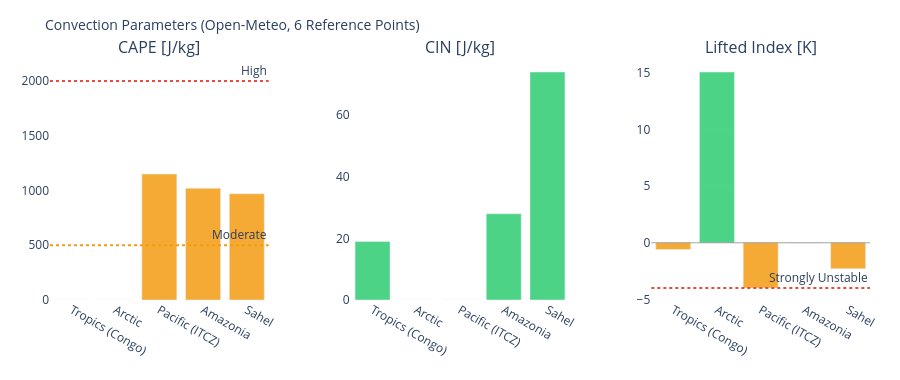

This figure's notebook cell:
### Markdown cell above
---
## 3. Visualizations

### Code cell
# ============================================================
# CAPE / CIN / LIFTED INDEX – Convection potential
# ============================================================

if not df_atm.empty:
    fig = make_subplots(
        rows=1, cols=3,
        subplot_titles=['CAPE [J/kg]', 'CIN [J/kg]', 'Lifted Index [K]'],
        horizontal_spacing=0.1
    )
    pts = df_atm['point'].tolist()
    pt_colors = ['#E85D24','#185FA5','#888780','#378ADD','#639922','#F2A623']

    # CAPE – höher = mehr Gewitterpotential
    cape_vals = df_atm['cape'].fillna(0).tolist()
    cape_colors = ['#e74c3c' if v > 2000 else '#f39c12' if v > 500 else '#2ecc71'
                   for v in cape_vals]
    fig.add_trace(go.Bar(x=pts, y=cape_vals, marker_color=cape_colors,
                         opacity=0.85, showlegend=False), row=1, col=1)
    fig.add_hline(y=2000, line_dash='dot', line_color='#e74c3c',
                  annotation_text='High', row=1, col=1)
    fig.add_hline(y=500,  line_dash='dot', line_color='#f39c12',
                  annotation_text='Moderate', row=1, col=1)

    # CIN – negativer = stärker gedeckelt (weniger Auslöse)
    cin_vals = df_atm['cin'].fillna(0).tolist()
    cin_colors = ['#e74c3c' if v < -200 else '#f39c12' if v < -50 else '#2ecc71'
                  for v in cin_vals]
    fig.add_trace(go.Bar(x=pts, y=cin_vals, marker_color=cin_colors,
                         opacity=0.85, showlegend=False), row=1, col=2)

    # Lifted Index – negativ = instabil
    li_vals = df_atm['li'].fillna(0).tolist()
    li_colors = ['#e74c3c' if v < -4 else '#f39c12' if v < 0 else '#2ecc71'
                 for v in li_vals]
    fig.add_trace(go.Bar(x=pts, y=li_vals, marker_color=li_colors,
                         opacity=0.85, showlegend=False), row=1, col=3)
    fig.add_hline(y=0, line_color='gray', line_width=0.7, row=1, col=3)
    fig.add_hline(y=-4, line_dash='dot', line_color='#e74c3c',
                  annotation_text='Strongly Unstable', row=1, col=3)

    fig.update_layout(
        title=dict(text='Convection Parameters (Open-Meteo, 6 Reference Points)', font=dict(size=14)),
        height=380, plot_bgcolor='rgba(0,0,0,0)', paper_bgcolor='rgba(0,0,0,0)',
        margin=dict(l=50, r=30, t=60, b=80)
    )
    fig.update_xaxes(tickangle=30)
    fig.show()

### Figure 1 — Plotly figure (JSON) as saved in the notebook; plotly's stock layout.template omitted (floating-point values rounded to 4 significant figures)
{"data": [{"marker": {"color": ["#2ecc71", "#2ecc71", "#f39c12", "#f39c12", "#f39c12"]}, "opacity": 0.85, "showlegend": false, "type": "bar", "x": ["Tropics (Congo)", "Arctic", "Pacific (ITCZ)", "Amazonia", "Sahel"], "xaxis": "x", "y": [0.0, 0.0, 1150.0, 1020.0, 970.0], "yaxis": "y"}, {"marker": {"color": ["#2ecc71", "#2ecc71", "#2ecc71", "#2ecc71", "#2ecc71"]}, "opacity": 0.85, "showlegend": false, "type": "bar", "x": ["Tropics (Congo)", "Arctic", "Pacific (ITCZ)", "Amazonia", "Sahel"], "xaxis": "x2", "y": [19.0, 0.0, 0.0, 28.0, 74.0], "yaxis": "y2"}, {"marker": {"color": ["#f39c12", "#2ecc71", "#f39c12", "#2ecc71", "#f39c12"]}, "opacity": 0.85, "showlegend": false, "type": "bar", "x": ["Tropics (Congo)", "Arctic", "Pacific (ITCZ)", "Amazonia", "Sahel"], "xaxis": "x3", "y": [-0.6, 15.1, -4.0, 0.0, -2.3], "yaxis": "y3"}], "layout": {"annotations": [{"font": {"size": 16}, "showarrow": false, "text": "CAPE [J/kg]", "x": 0.1333, "xanchor": "center", "xref": "paper", "y": 1.0, "yanchor": "bottom", "yref": "paper"}, {"font": {"size": 16}, "showarrow": false, "text": "CIN [J/kg]", "x": 0.5, "xanchor": "center", "xref": "paper", "y": 1.0, "yanchor": "bottom", "yref": "paper"}, {"font": {"size": 16}, "showarrow": false, "text": "Lifted Index [K]", "x": 0.8667, "xanchor": "center", "xref": "paper", "y": 1.0, "yanchor": "bottom", "yref": "paper"}, {"showarrow": false, "text": "High", "x": 1, "xanchor": "right", "xref": "x domain", "y": 2000, "yanchor": "bottom", "yref": "y"}, {"showarrow": false, "text": "Moderate", "x": 1, "xanchor": "right", "xref": "x domain", "y": 500, "yanchor": "bottom", "yref": "y"}, {"showarrow": false, "text": "Strongly Unstable", "x": 1, "xanchor": "right", "xref": "x3 domain", "y": -4, "yanchor": "bottom", "yref": "y3"}], "height": 380, "margin": {"b": 80, "l": 50, "r": 30, "t": 60}, "paper_bgcolor": "rgba(0,0,0,0)", "plot_bgcolor": "rgba(0,0,0,0)", "shapes": [{"line": {"color": "#e74c3c", "dash": "dot"}, "type": "line", "x0": 0, "x1": 1, "xref": "x domain", "y0": 2000, "y1": 2000, "yref": "y"}, {"line": {"color": "#f39c12", "dash": "dot"}, "type": "line", "x0": 0, "x1": 1, "xref": "x domain", "y0": 500, "y1": 500, "yref": "y"}, {"line": {"color": "gray", "width": 0.7}, "type": "line", "x0": 0, "x1": 1, "xref": "x3 domain", "y0": 0, "y1": 0, "yref": "y3"}, {"line": {"color": "#e74c3c", "dash": "dot"}, "type": "line", "x0": 0, "x1": 1, "xref": "x3 domain", "y0": -4, "y1": -4, "yref": "y3"}], "title": {"font": {"size": 14}, "text": "Convection Parameters (Open-Meteo, 6 Reference Points)"}, "xaxis": {"anchor": "y", "domain": [0.0, 0.2667], "tickangle": 30}, "xaxis2": {"anchor": "y2", "domain": [0.3667, 0.6333], "tickangle": 30}, "xaxis3": {"anchor": "y3", "domain": [0.7333, 1.0], "tickangle": 30}, "yaxis": {"anchor": "x", "domain": [0.0, 1.0]}, "yaxis2": {"anchor": "x2", "domain": [0.0, 1.0]}, "yaxis3": {"anchor": "x3", "domain": [0.0, 1.0]}}}
